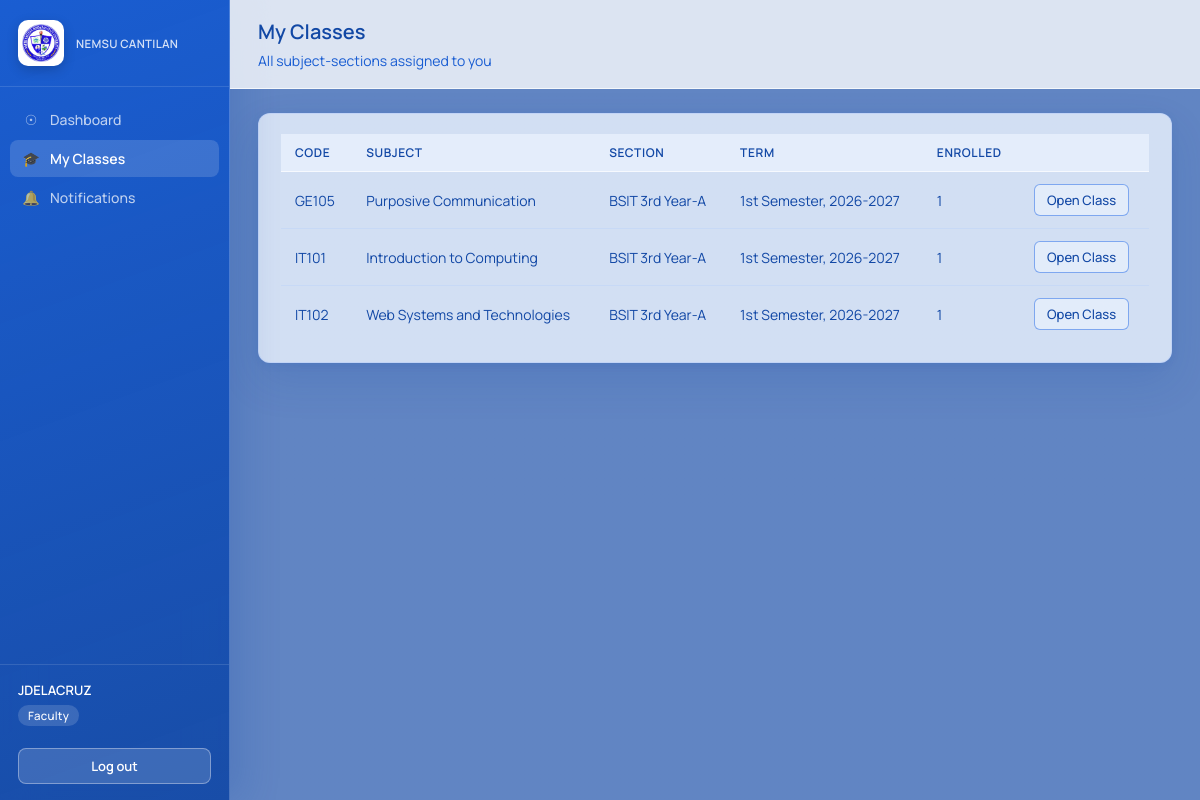
Page /faculty/classes (signed in) on the committed database.
### tables this page shows
CREATE TABLE class_offerings (
    id INTEGER PRIMARY KEY AUTOINCREMENT,
    subject_id INTEGER NOT NULL REFERENCES subjects(id),
    section_id INTEGER NOT NULL REFERENCES sections(id),
    faculty_user_id INTEGER REFERENCES users(id),
    semester TEXT NOT NULL CHECK (semester IN ('1st Semester', '2nd Semester', 'Summer')),
    school_year TEXT NOT NULL
, meeting_time TEXT, meeting_days TEXT);

CREATE TABLE subjects (
    id INTEGER PRIMARY KEY AUTOINCREMENT,
    code TEXT UNIQUE NOT NULL,
    name TEXT NOT NULL,
    units REAL NOT NULL DEFAULT 3
);

CREATE TABLE sections (
    id INTEGER PRIMARY KEY AUTOINCREMENT,
    program TEXT NOT NULL,
    year_level TEXT NOT NULL,
    section_name TEXT NOT NULL,
    UNIQUE(program, year_level, section_name)
);

### routes/faculty.py (the view)
@bp.route("/classes")
@role_required("faculty")
def classes():
    conn = get_db()
    offerings = conn.execute(
        """SELECT co.*, s.code, s.name, sec.program, sec.year_level, sec.section_name,
                  (SELECT COUNT(*) FROM enrollments e WHERE e.offering_id = co.id) AS enrolled
           FROM class_offerings co
           JOIN subjects s ON s.id = co.subject_id
           JOIN sections sec ON sec.id = co.section_id
           WHERE co.faculty_user_id = ?
           ORDER BY co.school_year DESC, co.semester, s.code""",
        (session["user_id"],),
    ).fetchall()
    conn.close()
    return render_template("faculty/classes.html", offerings=offerings)

### app.py (called while the page is built)
def create_app():
    app = Flask(__name__)
    app.secret_key = "ogvs-dev-secret-key-change-me"  # TODO: move to env var in production
    app.register_blueprint(auth_bp)
    app.register_blueprint(student_bp)
    app.register_blueprint(faculty_bp)
    app.register_blueprint(admin_bp)
    @app.context_processor
    def inject_globals():
        from flask import session
        return {"current_role": session.get("role"), "current_username": session.get("username")}
    @app.errorhandler(403)
    def forbidden(e):
        return "403 — You don't have access to this page.", 403
    @app.errorhandler(404)
    def not_found(e):
        return "404 — Page not found.", 404
    return app

### database.py (called while the page is built)
def get_db():
    DB_PATH.parent.mkdir(exist_ok=True)
    conn = sqlite3.connect(DB_PATH)
    conn.row_factory = sqlite3.Row
    conn.execute("PRAGMA foreign_keys = ON")
    return conn

### templates/faculty/classes.html (shortened to what this page needs)
{% extends "base.html" %}
{% block page_title %}My Classes{% endblock %}
{% block page_subtitle %}All subject-sections assigned to you{% endblock %}
{% block content %}
<div class="card">
  {% if offerings %}
  <div class="table-wrap">
  <table>
    <thead><tr><th>Code</th><th>Subject</th><th>Section</th><th>Term</th><th>Enrolled</th><th></th></tr></thead>
    <tbody>
      {% for o in offerings %}
      <tr>
        <td>{{ o.code }}</td>
        <td>{{ o.name }}</td>
        <td>{{ o.program }} {{ o.year_level }}-{{ o.section_name }}</td>
        <td>{{ o.semester }}, {{ o.school_year }}</td>
        <td>{{ o.enrolled }}</td>
        <td><a class="btn btn-outline btn-sm" href="{{ url_for('faculty.encode', offering_id=o.id) }}">Open Class</a></td>
      </tr>
      {% endfor %}
    </tbody>
  </table>
  </div>
  {% else %}
  <div class="empty-state">No classes assigned yet.</div>
  {% endif %}
</div>
{% endblock %}

### static/css/style.css (style rules this page uses)
:root { --nemsu-navy: #1248a5; --nemsu-navy-dark: #1248a5; --nemsu-blue: #185cd2; --nemsu-blue-light: #ecf3fe; --nemsu-sky: #6597ec; --nemsu-gold: #94b5f5; --nemsu-gold-dark: #185cd2; --text-dark: #1248a5; --text-muted: #185cd2; --border: rgba(192,211,248,0.8); --bg: #ecf3fe; --white: #FFFFFF; --success: #1b5e20; --success-bg: #e8f5e9; --danger: #b71c1c; --danger-bg: #fdecea; --warning: #e65100; --warning-bg: #fff8e1; --info: #1248a5; --info-bg: #c0d3f8; --radius: 12px; --glass: rgba(236,243,254,0.82); --glass-strong: rgba(255,255,255,0.94); --shadow: 0 18px 42px rgba(18,72,165,0.14), 0 2px 8px rgba(18,72,165,0.08); }
* { box-sizing: border-box; }
body { margin: 0; font-family: 'Manrope', 'Segoe UI', Roboto, Arial, sans-serif; background: linear-gradient(rgba(18, 72, 165, 0.72), rgba(18, 72, 165, 0.72)), url('../img/1.jpg') center / cover fixed no-repeat; background-attachment: fixed; color: var(--text-dark); font-size: 15px; overflow-x: hidden; }
a { color: var(--nemsu-navy); text-decoration: none; }
.card { background: var(--glass); border: 1px solid var(--border); border-radius: var(--radius); box-shadow: var(--shadow); padding: 20px 22px; margin-bottom: 20px; }
table { width: 100%; border-collapse: collapse; font-size: 14px; }
thead th { background: rgba(236,243,254,0.72); color: var(--nemsu-navy); text-align: left; padding: 10px 14px; font-size: 12px; font-weight: 600; text-transform: uppercase; letter-spacing: 0.05em; border-bottom: 1px solid rgba(255,255,255,0.68); }
tbody td { padding: 12px 14px; border-bottom: 1px solid rgba(192,211,248,0.55); vertical-align: middle; color: var(--text-dark); }
tbody tr:last-child td { border-bottom: none; }
.table-wrap { width: 100%; overflow-x: auto; -webkit-overflow-scrolling: touch; }
.table-wrap table { min-width: 640px; }
.btn { display: inline-block; padding: 10px 20px; border-radius: 8px; border: none; font-size: 14px; font-weight: 500; cursor: pointer; text-decoration: none; text-align: center; transition: all 0.2s; border: 1px solid rgba(255,255,255,0.5); backdrop-filter: blur(12px); -webkit-backdrop-filter: blur(12px); }
.btn-outline { background: rgba(236,243,254,0.65); color: var(--nemsu-navy); border: 1.5px solid rgba(54,118,231,0.58); }
.btn-sm { padding: 6px 12px; font-size: 13px; border-radius: 6px; }

### rows in the picture
class_offerings: code "GE105", name "Purposive Communication", program "BSIT", year_level "3rd Year", section_name "A", semester "1st Semester", school_year "2026-2027", enrolled "1"
class_offerings: code "IT101", name "Introduction to Computing", program "BSIT", year_level "3rd Year", section_name "A", semester "1st Semester", school_year "2026-2027", enrolled "1"
class_offerings: code "IT102", name "Web Systems and Technologies", program "BSIT", year_level "3rd Year", section_name "A", semester "1st Semester", school_year "2026-2027", enrolled "1"

### other values in the picture
{{ 'REGISTRAR' if current_role == 'admin' else current_username|upper }} "JDELACRUZ"
{{ current_role }} "Faculty"
